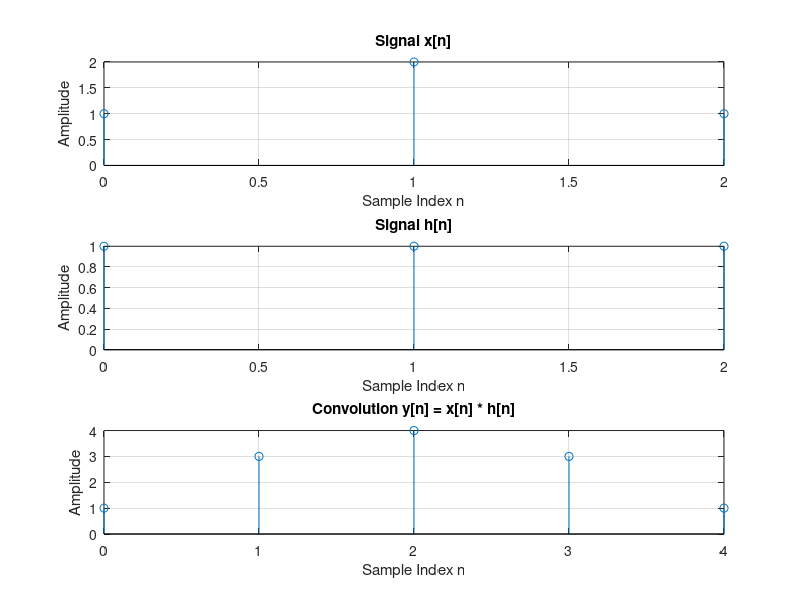

Source code (MATLAB):
%% DT Convolution

clear; clc;
close all;

x = [1 2 1];
h = [1 1 1];

n_x = 0:length(x)-1;
n_h = 0:length(h)-1;

y = conv(x,h);

n_y = 0:length(y)-1;

subplot(3,1,1);
stem(n_x,x);
xlabel('Sample Index n');
ylabel('Amplitude');
title('Signal x[n]');
grid on;

subplot(3,1,2);
stem(n_h,h);
xlabel('Sample Index n');
ylabel('Amplitude');
title('Signal h[n]');
grid on;

subplot(3,1,3);
stem(n_y,y);
xlabel('Sample Index n');
ylabel('Amplitude');
title('Convolution y[n] = x[n] * h[n]');
grid on;
